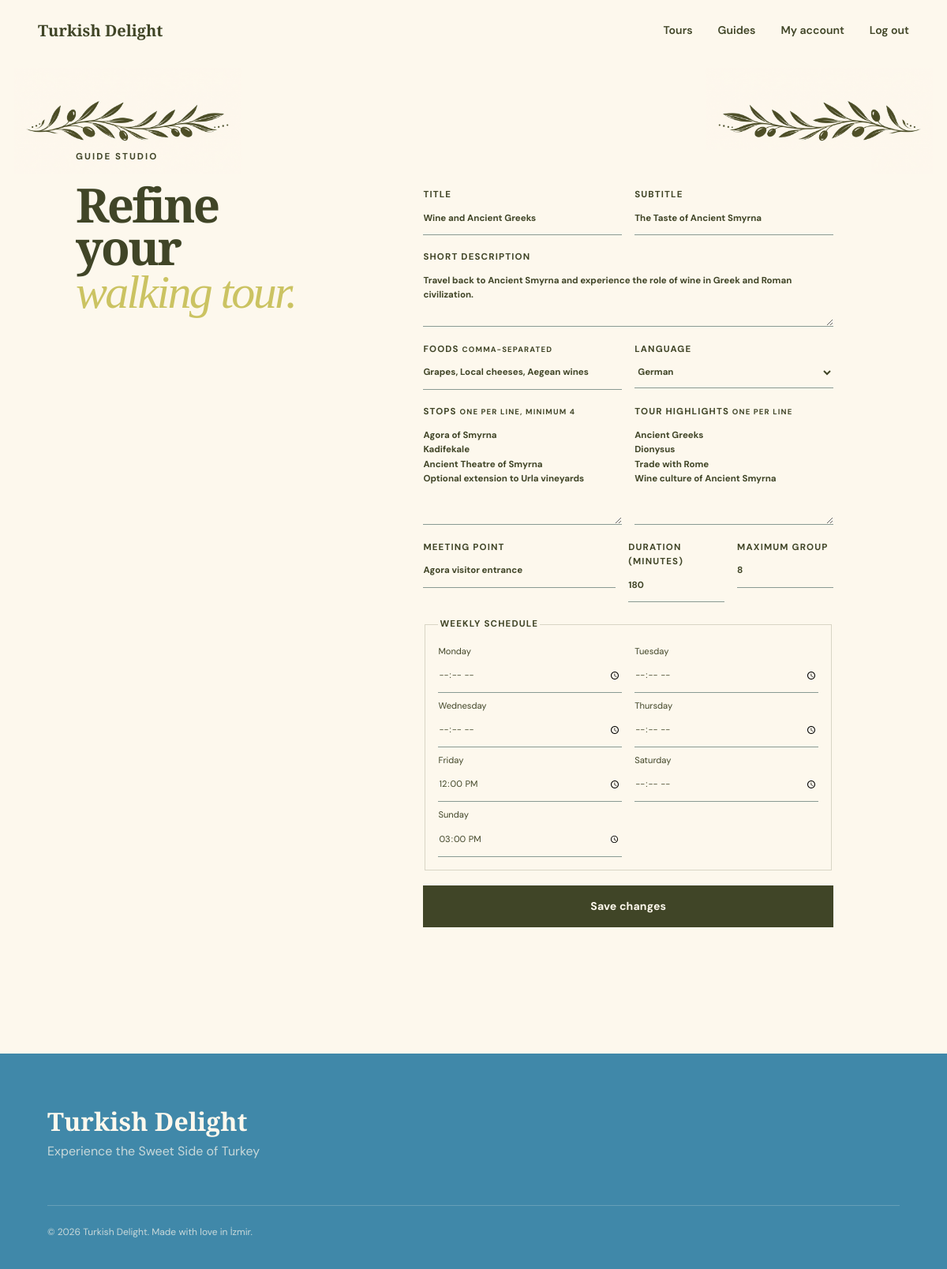
The app's page /guide/tour/3/edit (signed in) with its own data.
### tables this page shows
CREATE TABLE tours (
  id INTEGER PRIMARY KEY AUTOINCREMENT, guide_id INTEGER NOT NULL REFERENCES users(id),
  title TEXT NOT NULL, subtitle TEXT NOT NULL, description TEXT NOT NULL, foods TEXT NOT NULL, stops TEXT NOT NULL, story_points TEXT NOT NULL,
  meeting_point TEXT NOT NULL, duration INTEGER NOT NULL CHECK(duration > 0),
  language TEXT NOT NULL, capacity INTEGER NOT NULL CHECK(capacity > 0)
);

CREATE TABLE schedules (
  tour_id INTEGER NOT NULL REFERENCES tours(id) ON DELETE CASCADE,
  weekday INTEGER NOT NULL CHECK(weekday BETWEEN 0 AND 6), start_time TEXT NOT NULL,
  PRIMARY KEY(tour_id, weekday)
);

### app.py (the view, shortened to what this page needs)
@app.route("/guide/tour/<int:tour_id>/edit", methods=["GET", "POST"])
@role_required("guide")
def edit_tour(tour_id):
    db = get_db()
    row = tourdb.get_tour(db, tour_id, current_user.id)
    if not row: abort(404)
    has_reservations = tourdb.has_tour_reservations(db, tour_id)
    schedule = tourdb.schedule_map(db, tour_id)
    return render_template("tour_form.html", tour=tour_from_row(row), languages=current_user.languages,
                           schedule=schedule, locked=has_reservations)

### app.py (called while the page is built)
def get_db():
    if "db" not in g:
        g.db = sqlite3.connect(DATABASE)
        g.db.row_factory = sqlite3.Row
        g.db.execute("PRAGMA foreign_keys = ON")
    return g.db

@login_manager.user_loader
def load_user(user_id):
    return userdb.get_user(get_db(), user_id)

def csrf_token():
    if "csrf_token" not in session:
        session["csrf_token"] = secrets.token_hex(24)
    return session["csrf_token"]

@app.before_request
def verify_csrf():
    if request.method == "POST" and request.form.get("csrf_token") != session.get("csrf_token"):
        abort(400, "Invalid or missing form token.")

def role_required(role):
    def decorator(view):
        @wraps(view)
        @login_required
        def wrapped(*args, **kwargs):
            if current_user.role != role:
                abort(403)
            return view(*args, **kwargs)
        return wrapped
    return decorator

def tour_images(tour_id):
    files = sorted((BASE_DIR / "static").glob(f"Tour{tour_id}_*"))
    return [f.name for f in files if f.is_file()]

def guide_image(filename):
    filename = filename or DEFAULT_GUIDE_IMAGE
    relative = Path(filename)
    if relative.is_absolute() or ".." in relative.parts:
        return DEFAULT_GUIDE_IMAGE
    return filename if (BASE_DIR / "static" / relative).is_file() else DEFAULT_GUIDE_IMAGE

def tour_from_row(row):
    tour = dict(row)
    tour["foods"] = json.loads(tour["foods"])
    tour["stops"] = json.loads(tour["stops"])
    tour["story_points"] = json.loads(tour["story_points"])
    tour["images"] = tour_images(tour["id"])
    tour["guide_image"] = guide_image(tour.get("guide_image"))
    return tour

### tourdb.py (called while the page is built)
def get_tour(db, tour_id, guide_id=None):
    query = "SELECT * FROM tours WHERE id=?"
    params = [tour_id]
    if guide_id is not None:
        query += " AND guide_id=?"
        params.append(guide_id)
    return db.execute(query, params).fetchone()

def schedules_for_tour(db, tour_id):
    return db.execute(
        "SELECT weekday,start_time FROM schedules WHERE tour_id=? ORDER BY weekday", (tour_id,)
    ).fetchall()

def schedule_map(db, tour_id):
    return {row["weekday"]: row["start_time"] for row in schedules_for_tour(db, tour_id)}

def has_tour_reservations(db, tour_id):
    return bool(db.execute("SELECT 1 FROM reservations WHERE tour_id=?", (tour_id,)).fetchone())

### userdb.py (called while the page is built)
def get_user(db, user_id):
    row = db.execute("SELECT * FROM users WHERE id=?", (user_id,)).fetchone()
    return User(row) if row else None

### templates/tour_form.html (shortened to what this page needs)
{% extends "base.html" %}
{% block content %}
  <section class="form-page">
    <img
      class="tour-form-decoration tour-form-decoration-left"
      src="{{ url_for('static', filename='decoration2.png') }}"
      alt=""
      aria-hidden="true"
    >
    <img
      class="tour-form-decoration tour-form-decoration-right"
      src="{{ url_for('static', filename='decoration2.png') }}"
      alt=""
      aria-hidden="true"
    >
    <div>
      <p class="eyebrow">Guide studio</p>
      <h1>{{ 'Refine your' if tour else 'Create a new' }}<br><em>walking tour.</em></h1>
    </div>
    <form method="post" enctype="multipart/form-data" class="editor-form">
      <div class="form-row">
        <label>
          Title
          <input name="title" required value="{{ tour.title if tour else '' }}">
        </label>
        <label>
          Subtitle
          <input name="subtitle" required value="{{ tour.subtitle if tour else '' }}">
        </label>
      </div>
      <label>
        Short description
        <textarea name="description" rows="3" required>{{ tour.description if tour else '' }}</textarea>
      </label>
      <div class="form-row">
        <label>
          Foods <small>comma-separated</small>
          <input name="foods" value="{{ tour.foods|join(', ') if tour else '' }}">
        </label>
        <label>
          Language
          <select name="language" required {% if locked %}disabled{% endif %}>
            {% for language in languages %}
              <option {% if tour and tour.language == language %}selected{% endif %}>{{ language }}</option>
            {% endfor %}
          </select>
        </label>
      </div>
      <div class="form-row">
        <label>
          Stops <small>one per line, minimum 4</small>
          <textarea name="stops" rows="6" required>{{ tour.stops|join('\n') if tour else '' }}</textarea>
        </label>
        <label>
          Tour highlights <small>one per line</small>
          <textarea name="story_points" rows="6">{{ tour.story_points|join('\n') if tour else '' }}</textarea>
        </label>
      </div>
      <div class="form-row three">
        <label>
          Meeting point
          <input
            name="meeting_point"
            required
            value="{{ tour.meeting_point if tour else '' }}"
          >
        </label>
        <label>
          Duration (minutes)
          <input
            type="number"
            name="duration"
            min="30"
            required
            value="{{ tour.duration if tour else 120 }}"
          >
        </label>
        <label>
          Maximum group
          <input
            type="number"
            name="capacity"
            min="1"
            required
            value="{{ tour.capacity if tour else 10 }}"
          >
        </label>
      </div>
      <fieldset>
        <legend>Weekly schedule</legend>
        <div class="schedule-grid">
          {% for day in range(7) %}
            <label>
              {{ weekdays[day] }}
              <input
                type="time"
                name="day_{{ day }}"
                value="{{ schedule.get(day, '') }}"
              >
            </label>
          {% endfor %}
        </div>
      </fieldset>
      <button class="button button-dark" type="submit">{{ 'Save changes' if tour else 'Create tour' }}</button>
    </form>
  </section>
{% endblock %}

### static/styles/variables.css (style rules this page uses)
:root { --ink: #404527; --deep: #4088A9; --cream: #FDF8ED; --paper: #FDF8ED; --clay: #84287E; --gold: #CBC362; --sea: #4088A9; --line: rgba(64, 69, 39, .2); --serif: "Playfair Display", Georgia, serif; --sans: "DM Sans", Arial, sans-serif }

### static/styles/base.css (style rules this page uses)
* { box-sizing: border-box }
html { scroll-behavior: smooth }
body { margin: 0; background: var(--paper); color: var(--ink); font-family: var(--sans); font-size: 16px; line-height: 1.6 }
img { display: block; max-width: 100% }
button, input, select, textarea { font: inherit; color: inherit }
button { cursor: pointer }

### static/styles/navigation.css (style rules this page uses)
.button { display: inline-flex; align-items: center; justify-content: center; gap: .5rem; background: var(--gold); color: var(--deep); border: 0; padding: .95rem 1.35rem; font-weight: 700; font-size: .88rem; letter-spacing: .01em; transition: transform .2s, background .2s }
.button-dark { background: var(--ink); color: var(--paper) }

### static/styles/shared-components.css (style rules this page uses)
.eyebrow { text-transform: uppercase; letter-spacing: .18em; font-size: .72rem; font-weight: 700; margin: 0 0 1.5rem }
.hero h1, .auth-panel h1, .dashboard h1, .form-page h1, .error-page h1 { font: 600 clamp(3.5rem, 7.5vw, 7.4rem)/.9 var(--serif); letter-spacing: -.045em; margin: .1em 0 .28em }
.hero h1 em, h2 em, .auth-panel h1 em, .form-page h1 em { color: var(--gold); font-weight: 500 }
.stack-form, .editor-form { display: flex; flex-direction: column; gap: 1.2rem }
.stack-form>label, .editor-form>label, .form-row label, .mini-form label, .booking-card label { font-size: .72rem; font-weight: 700; text-transform: uppercase; letter-spacing: .1em }
.stack-form input, .editor-form input, .editor-form textarea, .editor-form select, .mini-form input, .booking-card select, .booking-card input { display: block; width: 100%; border: 0; border-bottom: 1px solid rgba(23, 63, 58, .5); background: transparent; padding: .7rem 0; outline: none; text-transform: none; letter-spacing: normal }

### static/styles/tour-account-components.css (style rules this page uses)
.form-row { display: grid; grid-template-columns: 1fr 1fr; gap: 1rem }
.form-row.three { grid-template-columns: 2fr 1fr 1fr }
.auth-panel fieldset, .editor-form fieldset { border: 1px solid var(--line); padding: 1rem }
.auth-panel legend, .editor-form legend { font-size: .72rem; font-weight: 700; text-transform: uppercase; letter-spacing: .1em }
.form-page { padding: 7rem 8vw; display: grid; grid-template-columns: .65fr 1.35fr; gap: 8vw; position: relative; overflow: hidden }
.tour-form-decoration { position: absolute; top: .5rem; width: min(24vw, 310px); height: auto; pointer-events: none; user-select: none }
.tour-form-decoration-left { left: 1.5vw }
.tour-form-decoration-right { right: 1.5vw; transform: scaleX(-1) }
.form-page>div, .form-page>form { position: relative; z-index: 1 }
.form-page h1 { font-size: clamp(3rem, 5vw, 5rem) }
.editor-form { background: var(--cream); padding: 3rem }
.editor-form textarea { resize: vertical }
.schedule-grid { display: grid; grid-template-columns: repeat(2, 1fr); gap: .5rem 1rem }
.schedule-grid label { font-size: .7rem }

### records on screen
tours: title "Wine and Ancient Greeks", subtitle "The Taste of Ancient Smyrna", description "Travel back to Ancient Smyrna and experience the role of wine in Greek and Roman civilization.", language "German", meeting_point "Agora visitor entrance", duration "180", capacity "8"
schedules: get "12:00"
schedules: get "15:00"

### other values on screen
{{ 'Refine your' if tour else 'Create a new' }} "Refine your"
{{ weekdays[day] }} "Monday" "Tuesday" "Wednesday" "Thursday" "Friday" "Saturday" "Sunday"
{{ 'Save changes' if tour else 'Create tour' }} "Save changes"
